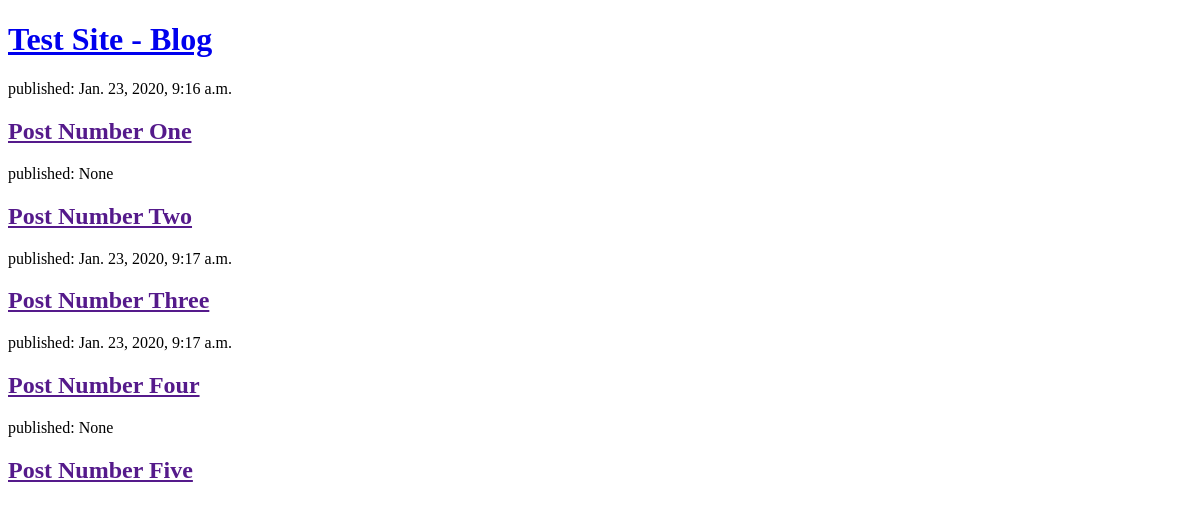
Before: / with the older database file.
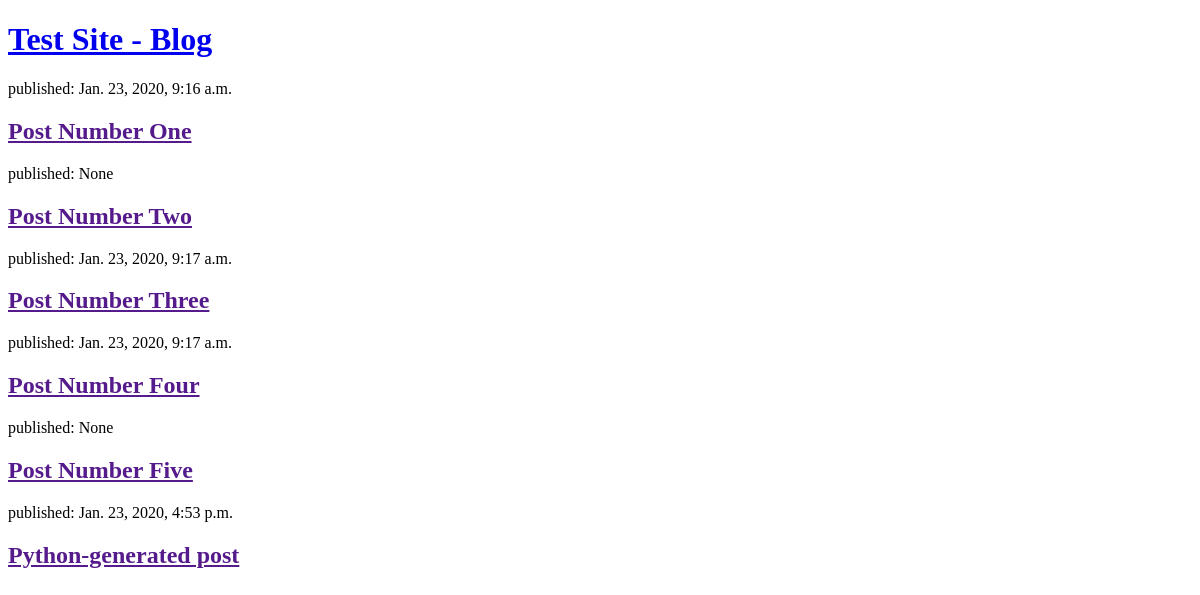
After: the same page with the newer database file.
### blog/models.py (models this page shows, shortened)
class Post(models.Model):
    author = models.ForeignKey(settings.AUTH_USER_MODEL, on_delete=models.CASCADE)
    title = models.CharField(max_length=200)
    text = models.TextField()
    created_date = models.DateTimeField(default=timezone.now)
    published_date = models.DateTimeField(blank=True, null=True)

### blog/views.py (the view)
# urls.py: path('', views.post_list, name='post_list'),
def post_list(request):
    posts = Post.objects.order_by('created_date')
    return render(request, 'blog/post_list.html', {'posts': posts})

### blog/templates/blog/post_list.html (shortened to what this page needs)
<!DOCTYPE html>
<html lang="en">
<html>
    <head>
    </head>
    <body>
        <div>
            <h1><a href="/">Test Site - Blog</a></h1>
        </div>
{% for post in posts %}
        <div>
            <p>published: {{ post.published_date }}</p>
            <h2><a href="">{{ post.title }}</a></h2>
        </div>
{% endfor %}
    </body>
</html>

Changed rows visible on the page:
added Post: published_date "Jan. 23, 2020, 4:53 p.m.", title "Python-generated post"
